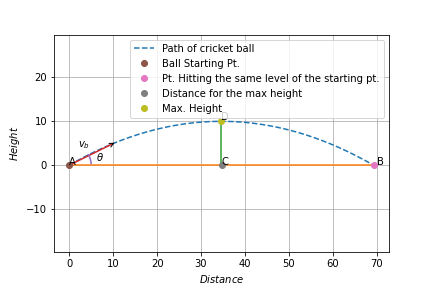

The Python source for this figure:
# -*- coding: utf-8 -*-
"""assignment5.ipynb

Automatically generated by Colaboratory.

Original file is located at
    https://colab.research.google.com/drive/1ah5GTj5s5SgY1wjkZoe41E026tEVVhvI
"""

import numpy as np
import matplotlib.pyplot as plt

#Generate line points
def line_gen(A,B):
  len =10
  dim = A.shape[0]
  x_AB = np.zeros((dim,len))
  lam_1 = np.linspace(0,1,len)
  for i in range(len):
    temp1 = A + lam_1[i]*(B-A)
    x_AB[:,i]= temp1.T
  return x_AB


#Path of ball
x = np.linspace(0,69.28,60)
p=np.poly1d([-0.00833,0.577,0])
for i in range(len(x)):
    y=p(x)
#Plotting parabolic path of ball
plt.plot(x,y,'--',label='Path of cricket ball')

#Initial point of the ball
A=np.array([0,0])

B=np.array([69.28,0])
C=np.array([34.64,0])
D=np.array([34.64,10])
#Generating and Plotting line AB
AB=line_gen(A,B)
plt.plot(AB[0,:],AB[1,:])


#Generating and Plotting line CD
CD=line_gen(C,D)
plt.plot(CD[0,:],CD[1,:])

#Generating and plotting vector v_b
V=np.array([10,4.943])
AV=line_gen(A,V)
plt.plot(AV[0,:],AV[1,:])
plt.annotate(s='', xy=(10,4.943), xytext=(10.3,5.1), arrowprops=dict(arrowstyle='<-'))



#drawing arc
r=5
theta = np.linspace(0.08,0.5,50)
x1 = r*np.cos(theta)
y1 = r*np.sin(theta)
plt.plot(x1,y1)

#Labelling points
plt.plot(0,0,'o',label='Ball Starting Pt.')
plt.text(-0.01,-0.03,'A')
plt.plot(69.28,0,'o',label='Pt. Hitting the same level of the starting pt.')
plt.text(70,0,'B')
plt.plot(34.7,0,'o',label='Distance for the max height')
plt.text(34.64,0,'C')
plt.plot(34.64,10,'o',label='Max. Height')
plt.text(34.64,10.2,'D')
plt.text(6,1,'$ \u03B8 $')
plt.text(2,4,'$v_b$')



plt.xlabel('$Distance$')
plt.ylabel('$Height$')
plt.legend(loc='best')
plt.grid() # minor
plt.axis('equal')

#if using termux
plt.savefig('assignment5.png')
#else
#plt.show()